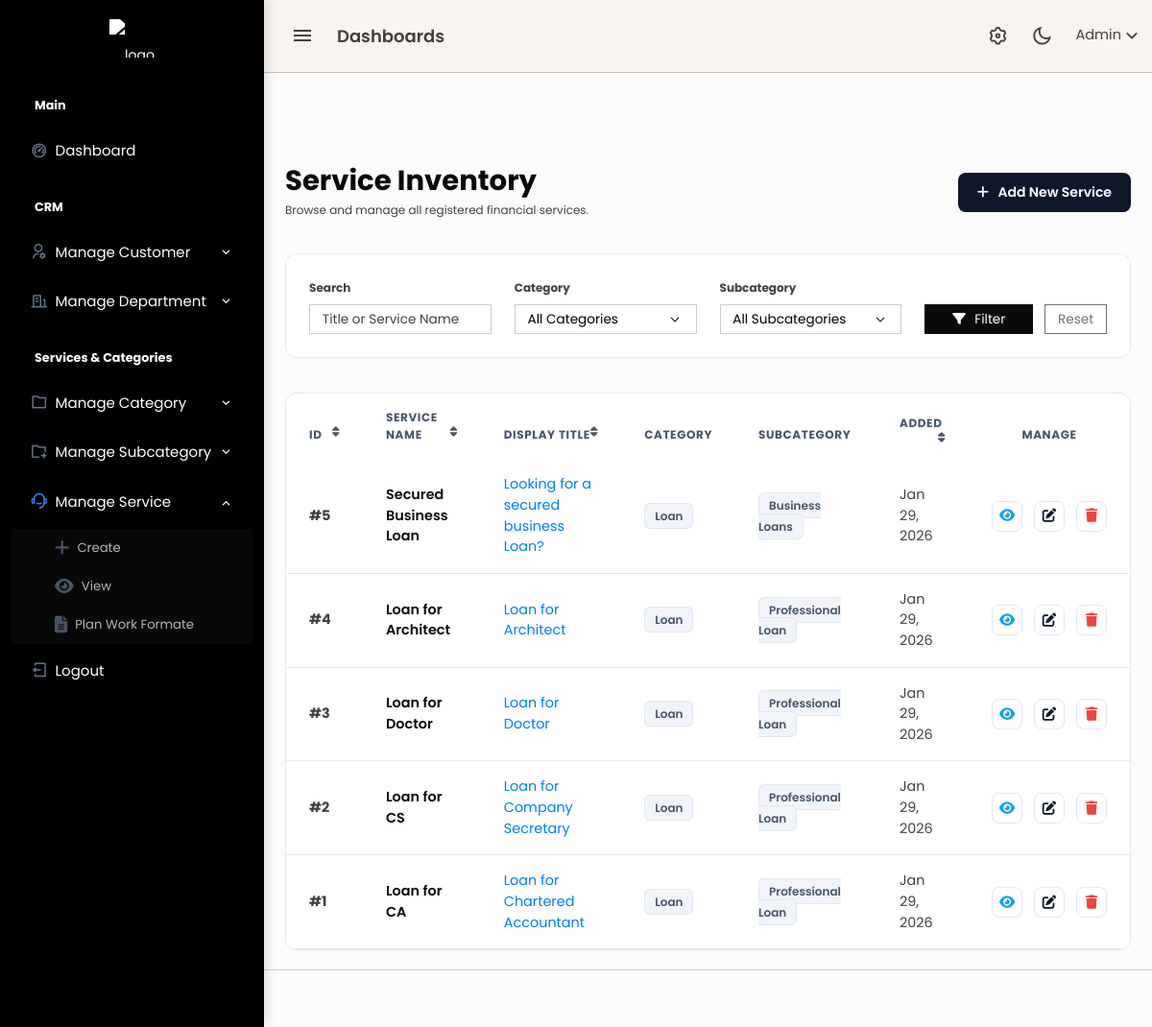
Page /admin/services.php (signed in) on the committed database.
### tables this page shows
CREATE TABLE `services` (
  `id` bigint(20) UNSIGNED NOT NULL,
  `category_id` bigint(20) UNSIGNED NOT NULL,
  `sub_category_id` bigint(20) UNSIGNED NOT NULL,
  `service_name` varchar(255) NOT NULL,
  `title` varchar(255) NOT NULL,
  `slug` varchar(255) NOT NULL,
  `short_description` text DEFAULT NULL,
  `long_description` longtext DEFAULT NULL,
  `created_at` timestamp NULL DEFAULT current_timestamp(),
  `updated_at` timestamp NULL DEFAULT current_timestamp() ON UPDATE current_timestamp()
);

CREATE TABLE `service_categories` (
  `id` bigint(20) UNSIGNED NOT NULL,
  `uuid` char(36) NOT NULL DEFAULT uuid(),
  `department` int(11) NOT NULL,
  `category_name` varchar(255) NOT NULL,
  `sequence` int(11) NOT NULL DEFAULT 1,
  `active` tinyint(1) NOT NULL DEFAULT 1,
  `live` tinyint(1) NOT NULL DEFAULT 1,
  `created_at` timestamp NULL DEFAULT current_timestamp(),
  `updated_at` timestamp NULL DEFAULT current_timestamp() ON UPDATE current_timestamp()
);

CREATE TABLE `services_subcategories` (
  `id` bigint(20) UNSIGNED NOT NULL,
  `uuid` char(36) NOT NULL DEFAULT uuid(),
  `category_id` bigint(20) UNSIGNED NOT NULL,
  `sub_category_name` varchar(255) NOT NULL,
  `sequence` int(11) NOT NULL DEFAULT 1,
  `status` enum('active','inactive') NOT NULL DEFAULT 'active',
  `live` tinyint(1) NOT NULL DEFAULT 1,
  `created_at` timestamp NULL DEFAULT current_timestamp(),
  `updated_at` timestamp NULL DEFAULT current_timestamp() ON UPDATE current_timestamp()
);

### admin/services.php (the view, shortened to what this page needs)
<?php
include 'header.php';
echo '<link rel="stylesheet" href="https://cdnjs.cloudflare.com/ajax/libs/font-awesome/6.4.2/css/all.min.css">';
include 'topbar.php';
include 'sidebar.php';
$search_title = $_GET['search_title'] ?? '';
$sort_by    = $_GET['sort_by'] ?? 'id';
$sort_order = $_GET['order'] ?? 'DESC';
$next_order = ($sort_order === 'ASC') ? 'DESC' : 'ASC';
$query = "SELECT s.*, c.category_name, sub.sub_category_name
          FROM services s
          LEFT JOIN service_categories c ON s.category_id = c.id
          LEFT JOIN services_subcategories sub ON s.sub_category_id = sub.id
          WHERE 1=1";
$query .= " ORDER BY s.$sort_by $sort_order";
$result = mysqli_query($conn, $query);
?>
<div class="content-page">
    <div class="content">
        <div class="container-fluid pt-5">
            <div class="d-flex justify-content-between align-items-center mb-4">
                <div>
                    <h2 class="fw-bold text-dark mb-1">Service Inventory</h2>
                    <p class="text-muted small mb-0">Browse and manage all registered financial services.</p>
                </div>
                <a href="service_add.php" class="btn-add-pro text-decoration-none">
                    <i class="fas fa-plus me-1"></i> Add New Service
                </a>
            </div>
            <div class="card card-modern mb-4">
                <div class="card-body p-3">
                    <form method="GET" class="row g-3 align-items-end">
                        <div class="col-md-3">
                            <label class="form-label text-muted small fw-bold">Search</label>
                            <input type="text" name="search_title" class="form-control form-control-sm" placeholder="Title or Service Name" value="<?= htmlspecialchars($search_title) ?>">
                        </div>
                        <div class="col-md-3">
                            <label class="form-label text-muted small fw-bold">Category</label>
                            <select name="category" class="form-select form-select-sm" onchange="this.form.submit()">
                                <option value="">All Categories</option>
                            </select>
                        </div>
                        <div class="col-md-3">
                            <label class="form-label text-muted small fw-bold">Subcategory</label>
                            <select name="sub_category" class="form-select form-select-sm" onchange="this.form.submit()">
                                <option value="">All Subcategories</option>
                            </select>
                        </div>
                        <div class="col-md-3 d-flex gap-2">
                            <button class="btn btn-sm btn-dark w-100"><i class="fas fa-filter me-1"></i> Filter</button>
                            <a href="services.php" class="btn btn-sm btn-outline-secondary w-50">Reset</a>
                        </div>
                    </form>
                </div>
            </div>
            <div class="card card-modern">
                <div class="card-body p-0">
                    <div class="table-responsive">
                        <table class="table table-modern mb-0">
                            <thead>
                                <tr>
                                    <th width="80">
                                        <a href="?sort_by=id&order=<?= $next_order ?>">ID <i class="fas fa-sort float-end"></i></a>
                                    </th>
                                    <th>
                                        <a href="?sort_by=service_name&order=<?= $next_order ?>">Service Name <i class="fas fa-sort float-end"></i></a>
                                    </th>
                                    <th>
                                        <a href="?sort_by=title&order=<?= $next_order ?>">Display Title <i class="fas fa-sort float-end"></i></a>
                                    </th>
                                    <th>Category</th>
                                    <th>Subcategory</th>
                                    <th>
                                        <a href="?sort_by=created_at&order=<?= $next_order ?>">Added <i class="fas fa-sort float-end"></i></a>
                                    </th>
                                    <th width="150" class="text-center">Manage</th>
                                </tr>
                            </thead>
                            <tbody>
                                <?php if (mysqli_num_rows($result) > 0) {
                                    while ($row = mysqli_fetch_assoc($result)) { ?>
                                        <tr id="row-<?= $row['id'] ?>">
                                            <td class="text-muted fw-bold">#<?= $row['id'] ?></td>
                                            <td class="fw-semibold text-dark"><?= htmlspecialchars($row['service_name']) ?></td>
                                            <td class="text-primary"><?= htmlspecialchars($row['title']) ?></td>
                                            <td><span class="badge-soft"><?= htmlspecialchars($row['category_name']) ?></span></td>
                                            <td><span class="badge-soft"><?= htmlspecialchars($row['sub_category_name']) ?></span></td>
                                            <td class="text-muted small"><?= date('M d, Y', strtotime($row['created_at'])) ?></td>
                                            <td class="text-center">
                                                <div class="d-flex justify-content-center gap-2">
                                                    <a href="service_details.php?id=<?= $row['id'] ?>" class="btn-action btn-view" title="View Details">
                                                        <i class="fas fa-eye"></i>
                                                    </a>
                                                    <a href="service_edit.php?service_id=<?= $row['id'] ?>" class="btn-action btn-edit-pro" title="Edit">
                                                        <i class="fas fa-edit"></i>
                                                    </a>
                                                    <a href="db/delete/service_delete.php?id=<?= $row['id'] ?>"
                                                       class="btn-action btn-delete-pro"
                                                       onclick="return confirm('This will permanently delete this service and all its details. Continue?');"
                                                       title="Delete">
                                                        <i class="fas fa-trash"></i>
                                                    </a>
                                                </div>
                                            </td>
                                        </tr>
                                    <?php }
                                } ?>
                            </tbody>
                        </table>
                    </div>
                </div>
            </div>
        </div>
    </div>
</div>
<?php include 'footer.php'; ?>

### admin/sidebar.php (style rules this page uses)
:root { --nav-bg: #000000; --nav-text: #ffffff; --nav-hover-bg: #1e293b; --accent-blue: #3b82f6; }

### admin/services.php (style rules this page uses)
:root { --slate-900: #0f172a; --slate-600: #475569; --slate-200: #e2e8f0; }
.content-page { background-color: #fcfcfd; }
.card-modern { border: 1px solid var(--slate-200); border-radius: 12px; background: #ffffff; box-shadow: 0 1px 3px rgba(0,0,0,0.02); overflow: hidden; }
.table-modern thead th { background: #f8fafc; text-transform: uppercase; font-size: 0.75rem; font-weight: 700; letter-spacing: 0.05em; color: var(--slate-600); padding: 16px 24px; border: none; cursor: pointer; }
.table-modern thead th a { color: inherit; text-decoration: none; display: block; }
.table-modern tbody td { padding: 16px 24px; font-size: 0.9rem; color: var(--slate-900); border-bottom: 1px solid var(--slate-200); vertical-align: middle; }
.btn-action { width: 32px; height: 32px; padding: 0; display: inline-flex; align-items: center; justify-content: center; border-radius: 8px; transition: all 0.2s; border: 1px solid var(--slate-200); background: white; text-decoration: none; }
.btn-view { color: #0ea5e9; }
.btn-edit-pro { color: var(--slate-900); }
.btn-delete-pro { color: #ef4444; }
.btn-add-pro { background: var(--slate-900); color: white !important; border-radius: 8px; padding: 10px 20px; font-weight: 600; transition: opacity 0.2s; }
.badge-soft { background-color: #f1f5f9; color: #475569; border: 1px solid var(--slate-200); font-weight: 600; padding: 4px 10px; border-radius: 6px; font-size: 0.75rem; }

### rows in the picture
services: id "5", service_name "Secured Business Loan", title "Looking for a secured business Loan?", service_categories.category_name "Loan", services_subcategories.sub_category_name "Business Loans", created_at "Jan 29, 2026"
services: id "4", service_name "Loan for Architect", title "Loan for Architect", service_categories.category_name "Loan", services_subcategories.sub_category_name "Professional Loan", created_at "Jan 29, 2026"
services: id "3", service_name "Loan for Doctor", title "Loan for Doctor", service_categories.category_name "Loan", services_subcategories.sub_category_name "Professional Loan", created_at "Jan 29, 2026"
services: id "2", service_name "Loan for CS", title "Loan for Company Secretary", service_categories.category_name "Loan", services_subcategories.sub_category_name "Professional Loan", created_at "Jan 29, 2026"
services: id "1", service_name "Loan for CA", title "Loan for Chartered Accountant", service_categories.category_name "Loan", services_subcategories.sub_category_name "Professional Loan", created_at "Jan 29, 2026"
